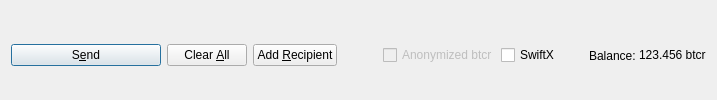
         <widget class="QFrame" name="frame_Send">
          <layout class="QHBoxLayout" name="horizontalLayout">
           <property name="bottomMargin">
            <number>0</number>
           </property>
           <item>
            <widget class="QPushButton" name="sendButton">
             <property name="minimumSize">
              <size>
               <width>150</width>
               <height>0</height>
              </size>
             </property>
             <property name="toolTip">
              <string>Confirm the send action</string>
             </property>
             <property name="text">
              <string>S&amp;end</string>
             </property>
             <property name="icon">
              <iconset resource="../btcr.qrc">
               <normaloff>:/icons/send</normaloff>:/icons/send</iconset>
             </property>
             <property name="autoDefault">
              <bool>false</bool>
             </property>
             <property name="default">
              <bool>true</bool>
             </property>
            </widget>
           </item>
           <item>
            <widget class="QPushButton" name="clearButton">
             <property name="sizePolicy">
              <sizepolicy hsizetype="Minimum" vsizetype="Fixed">
               <horstretch>0</horstretch>
               <verstretch>0</verstretch>
              </sizepolicy>
             </property>
             <property name="toolTip">
              <string>Clear all fields of the form.</string>
             </property>
             <property name="text">
              <string>Clear &amp;All</string>
             </property>
             <property name="icon">
              <iconset resource="../btcr.qrc">
               <normaloff>:/icons/remove</normaloff>:/icons/remove</iconset>
             </property>
             <property name="autoDefault">
              <bool>false</bool>
             </property>
            </widget>
           </item>
           <item>
            <widget class="QPushButton" name="addButton">
             <property name="toolTip">
              <string>Send to multiple recipients at once</string>
             </property>
             <property name="text">
              <string>Add &amp;Recipient</string>
             </property>
             <property name="icon">
              <iconset resource="../btcr.qrc">
               <normaloff>:/icons/add</normaloff>:/icons/add</iconset>
             </property>
             <property name="autoDefault">
              <bool>false</bool>
             </property>
            </widget>
           </item>
           <item>
            <spacer name="horizontalSpacer">
             <property name="orientation">
              <enum>Qt::Horizontal</enum>
             </property>
             <property name="sizeHint" stdset="0">
              <size>
               <width>40</width>
               <height>20</height>
              </size>
             </property>
            </spacer>
           </item>
           <item>
            <layout class="QHBoxLayout" name="horizontalLayout_2">
             <property name="spacing">
              <number>3</number>
             </property>
             <item>
              <widget class="QCheckBox" name="checkzbtcr">
               <property name="enabled">
                <bool>false</bool>
               </property>
               <property name="text">
                <string>Anonymized btcr</string>
               </property>
              </widget>
             </item>
             <item>
              <widget class="QCheckBox" name="checkSwiftTX">
               <property name="enabled">
                <bool>true</bool>
               </property>
               <property name="minimumSize">
                <size>
                 <width>85</width>
                 <height>0</height>
                </size>
               </property>
               <property name="text">
                <string>SwiftX</string>
               </property>
              </widget>
             </item>
             <item>
              <widget class="QLabel" name="label">
               <property name="text">
                <string>Balance:</string>
               </property>
              </widget>
             </item>
             <item>
              <widget class="QLabel" name="labelBalance">
               <property name="sizePolicy">
                <sizepolicy hsizetype="Preferred" vsizetype="Fixed">
                 <horstretch>0</horstretch>
                 <verstretch>0</verstretch>
                </sizepolicy>
               </property>
               <property name="cursor">
                <cursorShape>IBeamCursor</cursorShape>
               </property>
               <property name="text">
                <string notr="true">123.456 btcr</string>
               </property>
               <property name="textInteractionFlags">
                <set>Qt::LinksAccessibleByMouse|Qt::TextSelectableByKeyboard|Qt::TextSelectableByMouse</set>
               </property>
              </widget>
             </item>
            </layout>
           </item>
          </layout>
         </widget>
